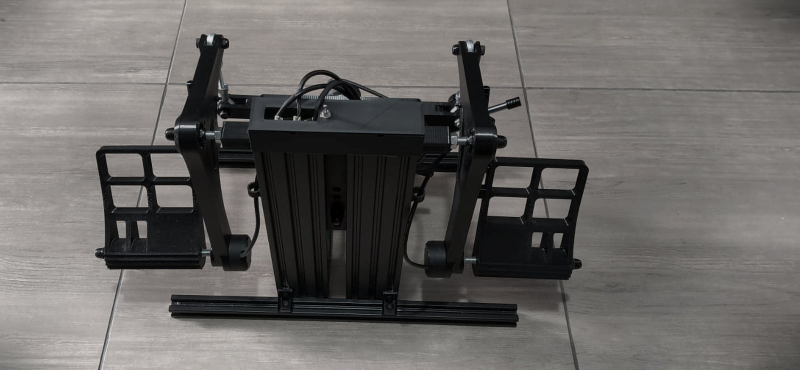
#> input picture fotos/pedal-frente.jpg, 1600 x 740 px (shown at 1/2 size)
$ python -i tratar.py   (imports and definitions only)
#> lines starting #> are read from the running program, lines starting #| are printed output that depends on the picture; after the words box and inside, x2 and y2 are one past the last pixel; in counts of white or black regions, pixels touching at a corner belong together
#!/usr/bin/env python3
"""
Trata as fotos do pedal para a página: recorta no assunto, uniformiza o
enquadramento e ajusta a imagem para assentar no fundo escuro.

O pedal é todo preto sobre piso claro e quente. Duas coisas resolvem isso:

  - a curva de gama abre a faixa baixa e deixa a geometria do hardware
    aparecer. Contraste global faria o contrário — esmagaria o preto;
  - dessaturar quase tudo neutraliza a madeira do piso, que é a única cor
    da cena e a que briga com a página.

O recorte é automático: o assunto é escuro sobre fundo claro, então basta
limiarizar e pegar o retângulo. Cada foto tem seu enquadramento alvo — a
frontal é quase 2:1 e o pedal ocupa a largura inteira, então forçar 4:3
nela decepa um dos pedais.

    python fotos/tratar.py <pasta-de-origem> [pasta-de-saida]
"""

from PIL import Image, ImageEnhance, ImageFilter, ImageDraw
from pathlib import Path
import sys

# (arquivo de origem, nome de saída, largura, altura)
FOTOS = [
    ("WhatsApp Image 2026-09-26 at 13.46.35.jpeg", "pedal-frente.jpg", 1600, 740),
    ("WhatsApp Image 2026-09-26 at 13.47.38.jpeg", "pedal-cima.jpg",   1200, 900),
    ("WhatsApp Image 2026-09-26 at 13.47.36.jpeg", "pedal-lado.jpg",   1200, 1100),
]

MARGEM    = 0.07   # folga em volta do assunto, antes de enquadrar
LIMIAR    = 85     # abaixo disto é assunto, acima é piso
GAMA      = 0.80   # < 1 levanta as sombras
SATURACAO = 0.34
CONTRASTE = 1.10
NITIDEZ   = 1.35
VINHETA   = 0.28   # quanto escurece o canto
QUALIDADE = 84


def levanta_sombras(im, g=GAMA):
    lut = [min(255, int(255 * (i / 255) ** g)) for i in range(256)]
    return im.point(lut * 3)


def bbox_assunto(im):
    """Limiariza e devolve o retângulo do assunto. O MinFilter erode a
    máscara, matando sombra solta e reflexo que inflariam o retângulo."""
    mask = im.convert("L").point(lambda p: 255 if p < LIMIAR else 0)
    return mask.filter(ImageFilter.MinFilter(9)).getbbox()


# [67 lines left out: functions enquadra, vinheta, main, not called in this run]


# [2 lines not run here, left out]

>>> from PIL import Image
>>> picture = Image.open('pedal-frente.jpg')
#> picture is the input picture: PIL image 1600x740 RGB; mean R, G, B 105.2, 102.5, 100.2
>>> result = bbox_assunto(picture)
#> in bbox_assunto, `mask = im.convert("L").point(lambda p: 255 if p < LIMIAR else 0)`:
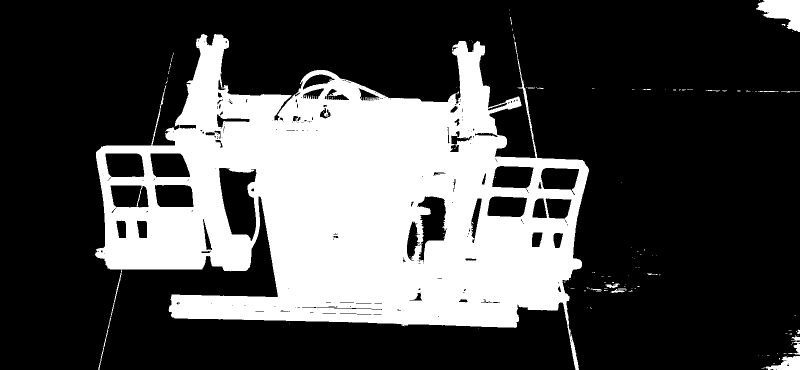
#> mask: PIL image 1600x740 L (shown at 1/2 size); 28.9% white; 126 white regions (106 under 20 px), largest, box (x1, y1, x2, y2) and area: (190, 68, 1178, 740) 336082, (1512, 0, 1600, 64) 3351, (1531, 712, 1600, 740) 1185
#> result = (196, 0, 1600, 740)
